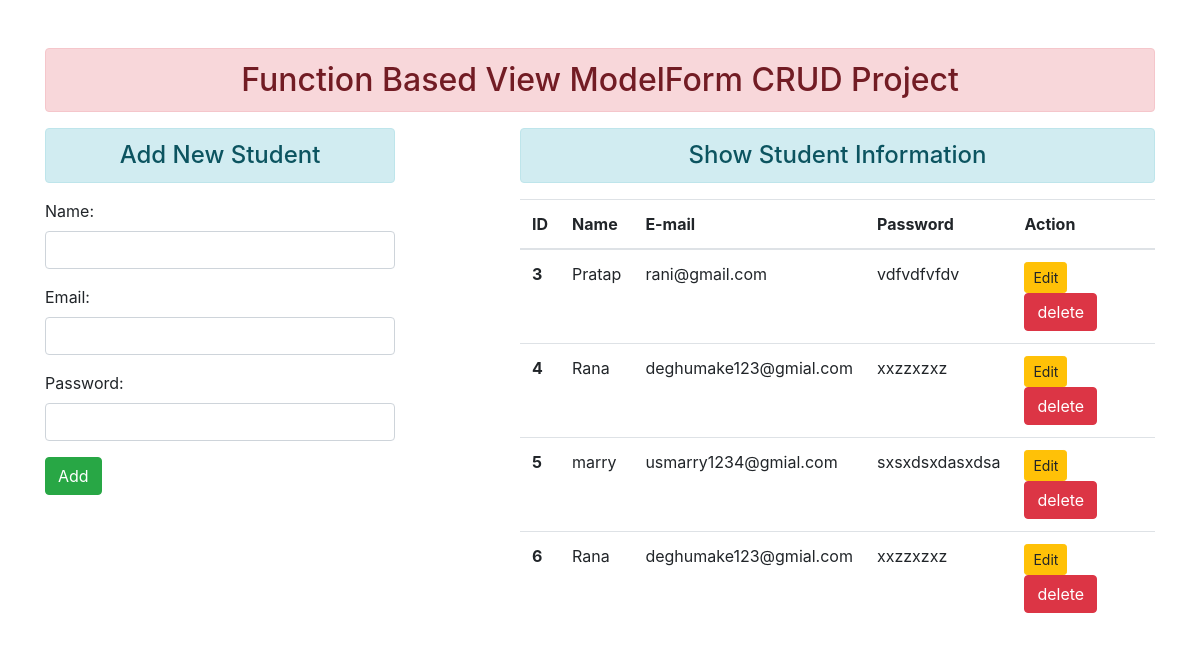
The page / on the database its author committed.
### enroll/models.py (models this page shows)
class User(models.Model):
  name=models.CharField(max_length=70)
  email=models.EmailField(max_length=70)
  password=models.CharField(max_length=100)

### enroll/views.py (the view)
# urls.py: path('', views.add_show, name="addandshow"),
def add_show(request):
  if request.method == 'POST':
    fm=StudentRegistration(request.POST)
    if fm.is_valid():
      nm=fm.cleaned_data['name']
      em=fm.cleaned_data['email']
      pw=fm.cleaned_data['password']
      reg=User(name=nm, email=em, password=pw)
      fm.save()
      fm=StudentRegistration()
  else:
    fm=StudentRegistration()
  stud = User.objects.all()
  return render(request, 'enroll/addandshow.html', {'form':fm,'stu':stud})

### enroll/forms.py
class StudentRegistration(forms.ModelForm):
 class Meta:
  model = User
  fields = ['name', 'email', 'password']
  widgets={
    'name': forms.TextInput(attrs={'class':'form-control'}),
    'email': forms.EmailInput(attrs={'class':'form-control'}),
    'password': forms.PasswordInput(render_value=True, attrs={'class':'form-control'})
  }

### enroll/templates/enroll/addandshow.html (shortened to what this page needs)
{% extends 'enroll/base.html' %}
{% block content %}
<div class="row">
 <div class="col-sm-4">
  <h4 class="text-center alert alert-info"> Add New Student</h4>
  <form action="" method="post">
    {{ form.as_p }}
    <input type="submit" class="btn btn-success" value="Add">
  </form>
 </div>
 <div class="col-sm-7 offset-1">
   <h4 class="text-center alert alert-info">Show Student Information </h4>
   {% if stu %}
     <table class="table table-hover">
      <thead>
        <tr>
          <th scope="col">ID</th>
          <th scope="col">Name</th>
          <th scope="col">E-mail</th>
          <th scope="col">Password</th>
          <th scope="col">Action</th>
        </tr>
      </thead>
      <tbody>
        {% for st in stu %}
        <tr>
          <th scope="row">{{ st.id }}</th>
          <td>{{st.name}}</td>
          <td>{{st.email}}</td>
          <td>{{st.password}}</td>
          <td>
            <a href="{% url 'updatedata' st.id %}" class="btn btn-warning btn-sm">Edit</a>
            <form action="{% url 'deletedata' st.id %}" method="post" class="d-inline">{% csrf_token %}
              <input type="submit" class="btn btn-danger" value="delete">
            </form>
          </td>
        </tr>
        {% endfor %}
      </tbody>
     </table>
   {% else %}
     <h4 class="text-center alert alert-warning"> No Records</h4>
   {% endif %}
 </div>
</div>
{% endblock content%}

### enroll/templates/enroll/base.html (shortened to what this page needs)
<!DOCTYPE html>
{% load static %}
<html lang="en">
<head>
 <link rel="stylesheet" href="{% static 'enroll/css/bootstrap.css' %}">
</head>
<body>
 <div class="container mt-5">
  <h2 class="text-center alert alert-danger">Function Based View ModelForm CRUD Project</h2>
  {% block content %} {% endblock content %}
 </div>
</body>
</html>

### rows shown on the page
User: id "3", name "Pratap", email "rani@gmail.com", password "vdfvdfvfdv"
User: id "4", name "Rana", email "deghumake123@gmial.com", password "xxzzxzxz"
User: id "5", name "marry", email "usmarry1234@gmial.com", password "sxsxdsxdasxdsa"
User: id "6", name "Rana", email "deghumake123@gmial.com", password "xxzzxzxz"
